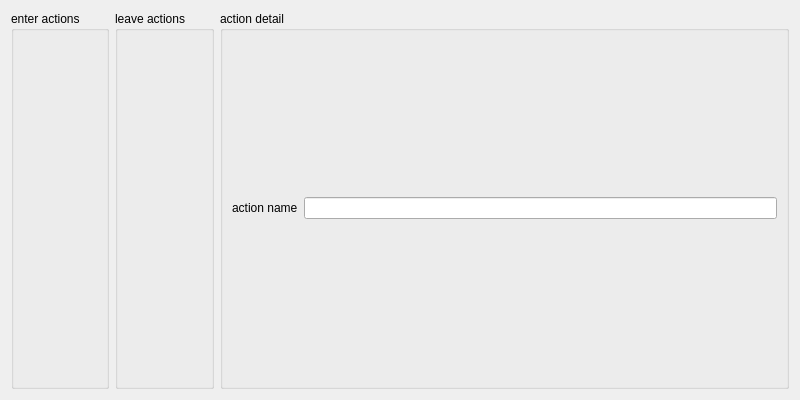
<?xml version="1.0" encoding="UTF-8"?>
<ui version="4.0">
 <class>Dialog</class>
 <widget class="QDialog" name="Dialog">
  <property name="geometry">
   <rect>
    <x>0</x>
    <y>0</y>
    <width>800</width>
    <height>400</height>
   </rect>
  </property>
  <property name="windowTitle">
   <string>Dialog</string>
  </property>
  <layout class="QHBoxLayout" name="horizontalLayout_2">
   <item>
    <widget class="QGroupBox" name="group0">
     <property name="title">
      <string>enter actions</string>
     </property>
     <layout class="QVBoxLayout" name="verticalLayout_3">
      <item>
       <layout class="QVBoxLayout" name="layout0"/>
      </item>
     </layout>
    </widget>
   </item>
   <item>
    <widget class="QGroupBox" name="group1">
     <property name="title">
      <string>leave actions</string>
     </property>
     <layout class="QVBoxLayout" name="verticalLayout">
      <item>
       <layout class="QVBoxLayout" name="layout1"/>
      </item>
     </layout>
    </widget>
   </item>
   <item>
    <widget class="QGroupBox" name="group2">
     <property name="title">
      <string>action detail</string>
     </property>
     <layout class="QGridLayout" name="gridLayout">
      <item row="0" column="1">
       <widget class="QLineEdit" name="name_edit"/>
      </item>
      <item row="0" column="0">
       <widget class="QLabel" name="label">
        <property name="text">
         <string>action name</string>
        </property>
       </widget>
      </item>
      <item row="1" column="0" colspan="2">
       <layout class="QVBoxLayout" name="layout2"/>
      </item>
     </layout>
    </widget>
   </item>
  </layout>
 </widget>
 <resources/>
 <connections/>
</ui>
